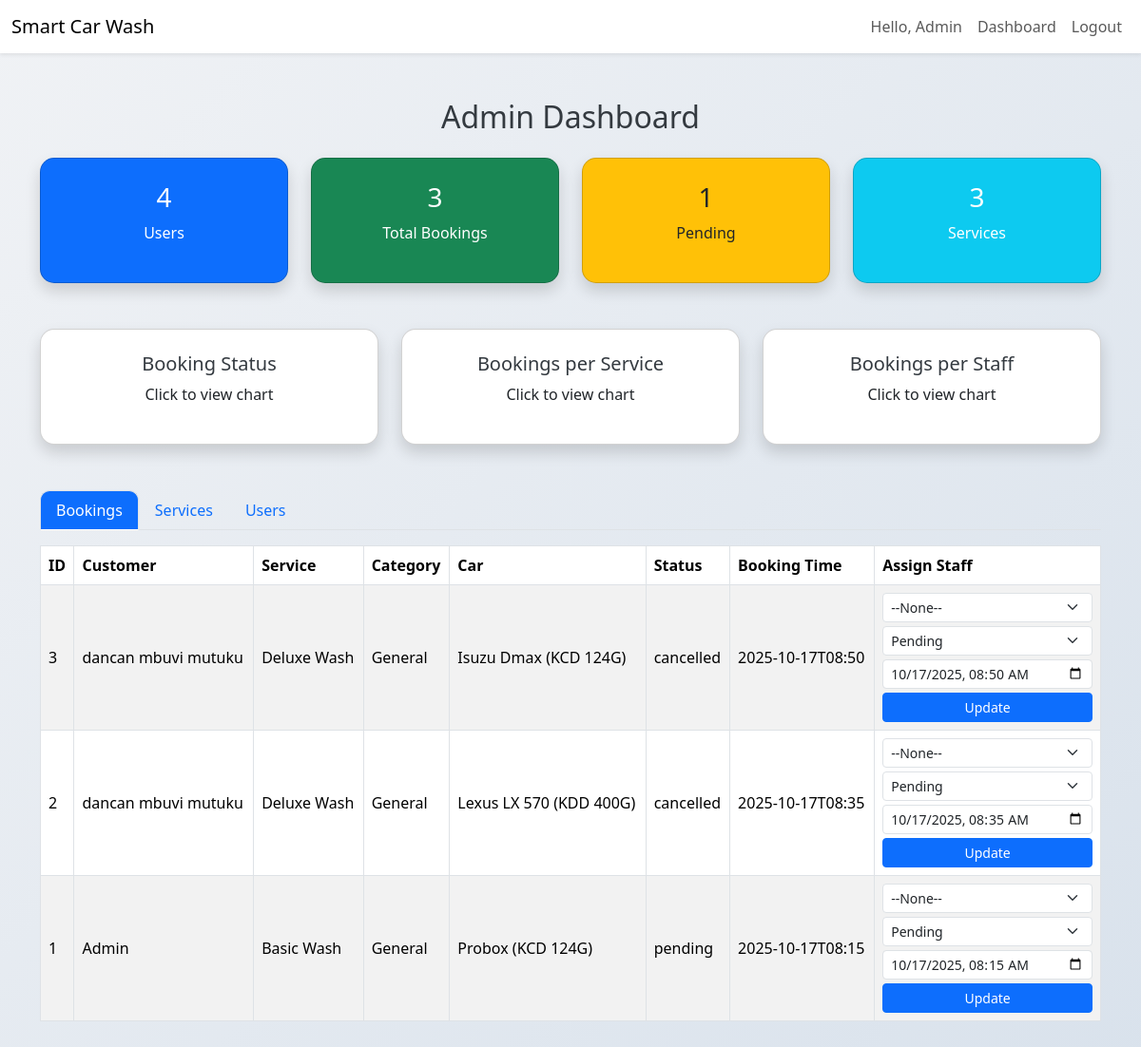
/admin/dashboard.php (signed in), run on an earlier commit of the app's database.
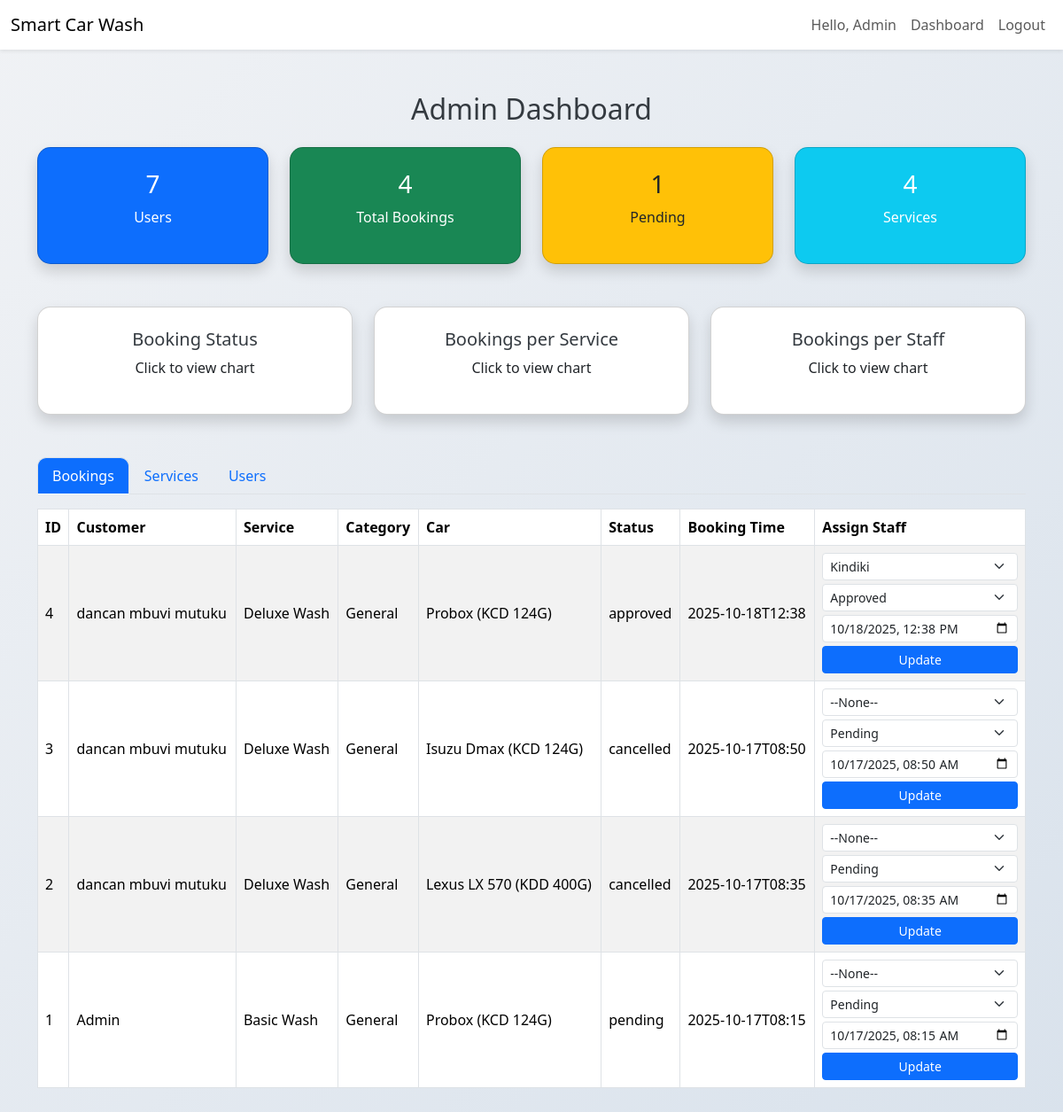
And on a later commit of the database.
### tables this page shows
CREATE TABLE users (
    id INTEGER PRIMARY KEY AUTOINCREMENT,
    name TEXT NOT NULL,
    email TEXT UNIQUE NOT NULL,
    password TEXT NOT NULL,
    role TEXT DEFAULT 'customer',
    created_at DATETIME DEFAULT CURRENT_TIMESTAMP
);

CREATE TABLE bookings (
    id INTEGER PRIMARY KEY AUTOINCREMENT,
    user_id INTEGER,
    car_model TEXT,
    license_plate TEXT,
    service_id INTEGER,
    booking_time DATETIME,
    status TEXT DEFAULT 'pending',
    payment_status TEXT DEFAULT 'pending',
    created_at DATETIME DEFAULT CURRENT_TIMESTAMP
, staff_id INTEGER);

CREATE TABLE services (
    id INTEGER PRIMARY KEY AUTOINCREMENT,
    service_name TEXT,
    description TEXT,
    price REAL,
    duration INTEGER,
    created_at DATETIME DEFAULT CURRENT_TIMESTAMP
, category TEXT DEFAULT 'General');

### admin/dashboard.php (the view, shortened to what this page needs)
<?php
require_once __DIR__.'/../includes/db.php';
$total_users = $db->query("SELECT COUNT(*) FROM users")->fetchColumn();
$total_bookings = $db->query("SELECT COUNT(*) FROM bookings")->fetchColumn();
$pending_bookings = $db->query("SELECT COUNT(*) FROM bookings WHERE status='pending'")->fetchColumn();
$total_services = $db->query("SELECT COUNT(*) FROM services")->fetchColumn();
$recent_bookings = $db->query("
    SELECT b.*, u.name AS customer_name, s.service_name, s.category, st.name AS staff_name
    FROM bookings b
    LEFT JOIN users u ON b.user_id = u.id
    LEFT JOIN services s ON b.service_id = s.id
    LEFT JOIN users st ON b.staff_id = st.id
    ORDER BY b.created_at DESC
")->fetchAll(PDO::FETCH_ASSOC);
$all_users = $db->query("SELECT * FROM users ORDER BY created_at DESC")->fetchAll(PDO::FETCH_ASSOC);
$all_staff = $db->query("SELECT * FROM users WHERE role='staff'")->fetchAll(PDO::FETCH_ASSOC);
?>
<!DOCTYPE html>
<html lang="en">
<head>
<link href="https://cdn.jsdelivr.net/npm/bootstrap@5.3.2/dist/css/bootstrap.min.css" rel="stylesheet">
</head>
<body>
<?php include('../includes/topbar.php'); ?>
<div class="container my-5">
<h2 class="text-center mb-4">Admin Dashboard</h2>
<div class="row g-4 mb-5 text-center">
    <div class="col-md-3"><div class="card shadow p-4 bg-primary text-white"><h3><?= $total_users ?></h3><p>Users</p></div></div>
    <div class="col-md-3"><div class="card shadow p-4 bg-success text-white"><h3><?= $total_bookings ?></h3><p>Total Bookings</p></div></div>
    <div class="col-md-3"><div class="card shadow p-4 bg-warning text-dark"><h3><?= $pending_bookings ?></h3><p>Pending</p></div></div>
    <div class="col-md-3"><div class="card shadow p-4 bg-info text-white"><h3><?= $total_services ?></h3><p>Services</p></div></div>
</div>
<div class="row mb-5">
    <div class="col-md-4">
        <div class="card shadow p-4 text-center" data-bs-toggle="modal" data-bs-target="#statusModal">
            <h5>Booking Status</h5><p>Click to view chart</p>
        </div>
    </div>
    <div class="col-md-4">
        <div class="card shadow p-4 text-center" data-bs-toggle="modal" data-bs-target="#serviceModal">
            <h5>Bookings per Service</h5><p>Click to view chart</p>
        </div>
    </div>
    <div class="col-md-4">
        <div class="card shadow p-4 text-center" data-bs-toggle="modal" data-bs-target="#staffModal">
            <h5>Bookings per Staff</h5><p>Click to view chart</p>
        </div>
    </div>
</div>
<ul class="nav nav-tabs" id="adminTabs">
    <li class="nav-item"><button class="nav-link active" data-bs-toggle="tab" data-bs-target="#bookings">Bookings</button></li>
    <li class="nav-item"><button class="nav-link" data-bs-toggle="tab" data-bs-target="#services">Services</button></li>
    <li class="nav-item"><button class="nav-link" data-bs-toggle="tab" data-bs-target="#users">Users</button></li>
</ul>
<div class="tab-content mt-3">
<div class="tab-pane fade show active" id="bookings">
<div class="table-responsive"><table class="table table-striped table-bordered align-middle">
<thead><tr><th>ID</th><th>Customer</th><th>Service</th><th>Category</th><th>Car</th><th>Status</th><th>Booking Time</th><th>Assign Staff</th></tr></thead>
<tbody>
<?php foreach($recent_bookings as $b): ?>
<tr>
<td><?= $b['id'] ?></td>
<td><?= htmlspecialchars($b['customer_name'] ?? 'Unknown') ?></td>
<td><?= htmlspecialchars($b['service_name'] ?? '') ?></td>
<td><?= htmlspecialchars($b['category'] ?? 'General') ?></td>
<td><?= htmlspecialchars($b['car_model'] ?? '') ?> (<?= htmlspecialchars($b['license_plate'] ?? '') ?>)</td>
<td><?= htmlspecialchars($b['status'] ?? '') ?></td>
<td><?= $b['booking_time'] ?? '' ?></td>
<td>
<form method="POST">
<select name="staff_id" class="form-select form-select-sm mb-1">
<option value="">--None--</option>
<?php foreach($all_staff as $s): ?>
<option value="<?= $s['id'] ?>" <?= ($b['staff_id'] ?? '')==$s['id']?'selected':'' ?>><?= htmlspecialchars($s['name']) ?></option>
<?php endforeach; ?>
</select>
<select name="status" class="form-select form-select-sm mb-1">
<option value="pending" <?= ($b['status']??'')=='pending'?'selected':'' ?>>Pending</option>
<option value="approved" <?= ($b['status']??'')=='approved'?'selected':'' ?>>Approved</option>
</select>
<input type="datetime-local" name="booking_time" class="form-control form-control-sm mb-1" value="<?= isset($b['booking_time']) ? date('Y-m-d\TH:i', strtotime($b['booking_time'])) : '' ?>">
<button name="update_booking" class="btn btn-sm btn-primary w-100">Update</button>
</form>
</td>
</tr>
<?php endforeach; ?>
</tbody></table></div>
</div>
</div>
</div>
</body>
</html>

### includes/topbar.php (shortened to what this page needs)
<?php
$user = $_SESSION['user'] ?? null;
?>
<nav class="navbar navbar-expand-lg navbar-light bg-white shadow-sm">
  <div class="container-fluid">
    <a class="navbar-brand" href="#">Smart Car Wash</a>
    <div class="collapse navbar-collapse" id="navMenu">
      <ul class="navbar-nav ms-auto">
        <?php if($user): ?>
          <li class="nav-item">
            <span class="nav-link">Hello, <?= htmlspecialchars($user['name']) ?></span>
          </li>
          <?php if ($user['role'] === 'admin'): ?>
            <li class="nav-item">
              <a class="nav-link" href="../admin/dashboard.php">Dashboard</a>
            </li>
          <?php else: ?>
            <li class="nav-item">
              <a class="nav-link" href="../customer/dashboard.php">Dashboard</a>
            </li>
          <?php endif; ?>
          <li class="nav-item">
            <a class="nav-link" href="?logout=1">Logout</a>
          </li>
        <?php else: ?>
          <li class="nav-item"><a class="nav-link" href="../index.php">Login</a></li>
          <li class="nav-item"><a class="nav-link" href="../register.php">Register</a></li>
        <?php endif; ?>
      </ul>
    </div>
  </div>
</nav>

### admin/dashboard.php (style rules this page uses)
body { background: linear-gradient(135deg,#f0f2f5,#d9e2ec); font-family:'Segoe UI',sans-serif; }
.card { border-radius: 15px; transition: transform 0.2s, box-shadow 0.2s; cursor:pointer; }
.nav-tabs .nav-link.active { background: #0d6efd; color: #fff; border-radius: 10px 10px 0 0; }
.table thead { background: #0d6efd; color: #fff; }
.table-striped>tbody>tr:nth-of-type(odd) { background-color: #f8f9fa; }
h2,h4,h5 { color: #343a40; }

What changed in the data, as far as the page shows it:
added bookings: id "4", customer_name "dancan mbuvi mutuku", service.service_name "Deluxe Wash", service.category "General", car_model "Probox", license_plate "KCD 124G", status "approved", booking_time "2025-10-18T12:38", staff_id "Kindiki", status "Approved", booking_time "10/18/2025 12:38"
Also different on the page:
$total_users: "4" → "7"
$total_bookings: "3" → "4"
$total_services: "3" → "4"
